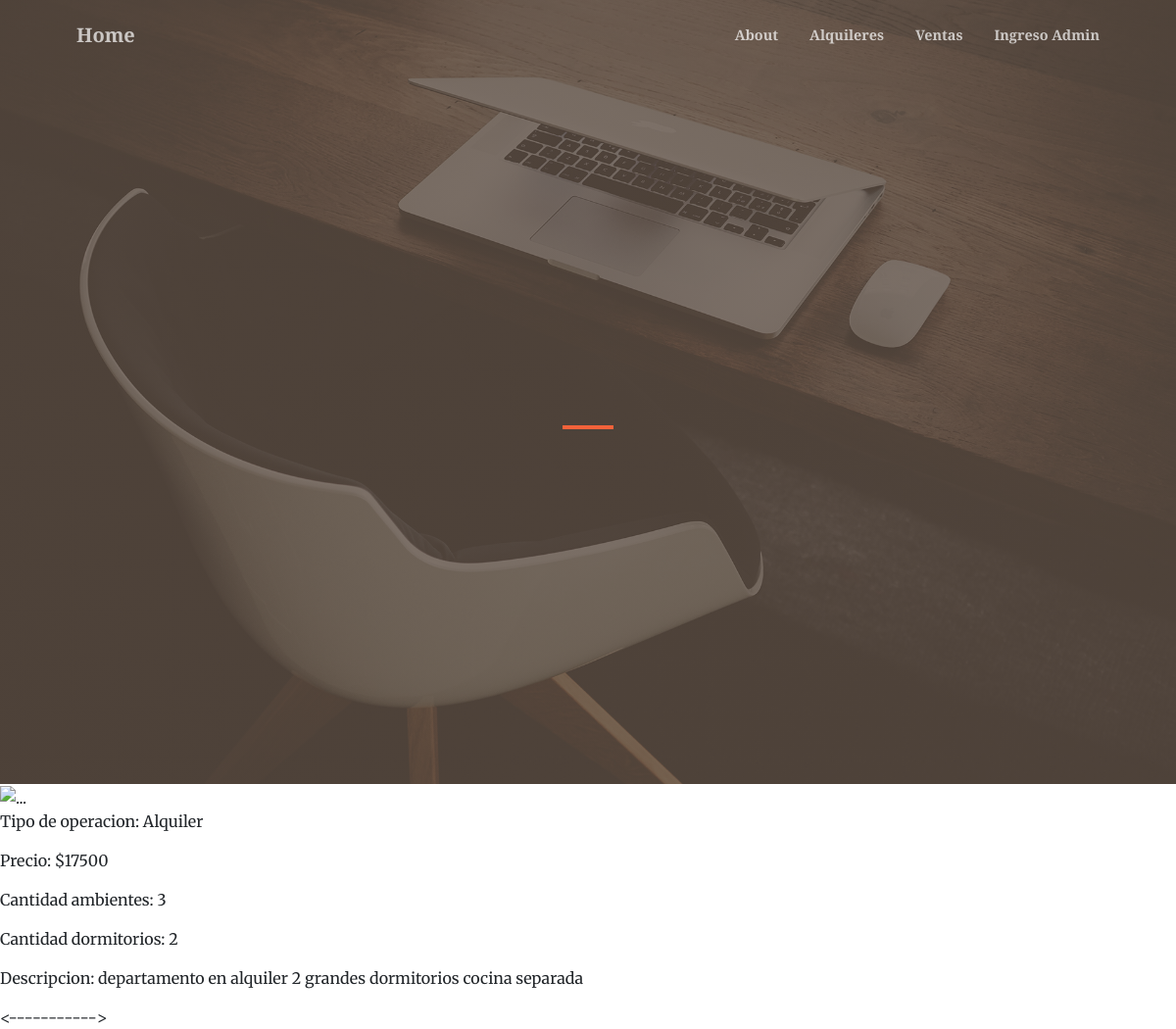
/appinmo/inmuebles/1, run on the app's committed database.
### inmobiliaria/models.py (models this page shows, shortened)
class Inmuebles (models.Model):
    tipo_de_operacion = models.CharField(max_length=100)
    precio = models.IntegerField()
    cantidad_ambientes = models.IntegerField()
    cantidad_dormitorios = models.IntegerField()
    descripcion = models.CharField(max_length=100)

### inmobiliaria/views.py (the view)
# urls.py: path("inmuebles/<pk>", InmueblesDetail.as_view(), name="inmuebles"),
class InmueblesDetail(DetailView):
    model = Inmuebles
    template_name = "inmobiliaria/alquileres_detail.html"

### inmobiliaria/templates/inmobiliaria/alquileres_detail.html
{% extends 'inmobiliaria/base.html' %}
{% block contenido %}
<img class="card-img-fluid" width = "300px" src="https://tse1.mm.bing.net/th?id=OIP.5nhMh0I9yHmQh-nYWu0zWgHaFj&pid=Api&P=0" alt="..." />
    <p>Tipo de operacion: {{inmuebles.tipo_de_operacion}}</p>
    <p>Precio: ${{inmuebles.precio}}</p>
    <p>Cantidad ambientes: {{inmuebles.cantidad_ambientes}}</p>
    <p>Cantidad dormitorios: {{inmuebles.cantidad_dormitorios}}</p>
    <p>Descripcion: {{inmuebles.descripcion}}</p>
{% endblock  %}

### data on the page
Inmuebles: tipo_de_operacion "Alquiler", precio "17500", cantidad_ambientes "3", cantidad_dormitorios "2", descripcion "departamento en alquiler 2 grandes dormitorios cocina separada"
